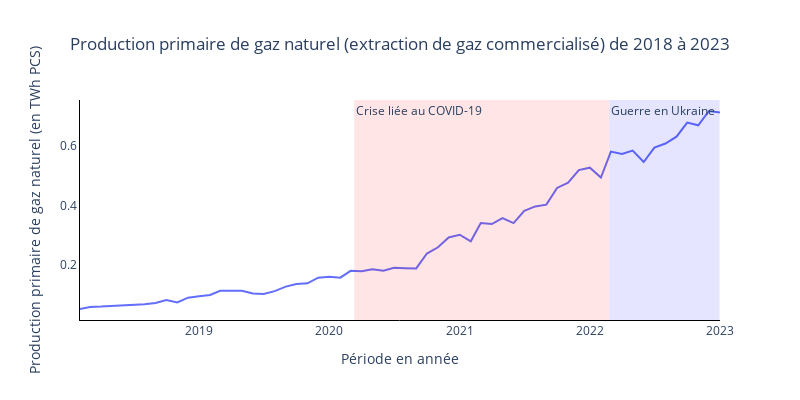

The code cell stored with this chart in its notebook:
### Code cell
md.scatter_plot(df['Période'], df['1. Production primaire de gaz naturel (extraction de gaz commercialisé) (en TWh PCS)'], 'Production primaire de gaz naturel (extraction de gaz commercialisé) (en TWh PCS)', 'Production primaire de gaz naturel (extraction de gaz commercialisé) de 2018 à 2023', 'Période en année', 'Production primaire de gaz naturel (en TWh PCS)')

### Figure 1 — Plotly figure (JSON) as saved in the notebook; plotly's stock layout.template omitted (floating-point values rounded to 4 significant figures)
{"data": [{"name": "Production primaire de gaz naturel (extraction de gaz commercialisé) (en TWh PCS)", "type": "scatter", "x": ["2018-02", "2018-03", "2018-04", "2018-05", "2018-06", "2018-07", "2018-08", "2018-09", "2018-10", "2018-11", "2018-12", "2019-01", "2019-02", "2019-03", "2019-04", "2019-05", "2019-06", "2019-07", "2019-08", "2019-09", "2019-10", "2019-11", "2019-12", "2020-01", "2020-02", "2020-03", "2020-04", "2020-05", "2020-06", "2020-07", "2020-08", "2020-09", "2020-10", "2020-11", "2020-12", "2021-01", "2021-02", "2021-03", "2021-04", "2021-05", "2021-06", "2021-07", "2021-08", "2021-09", "2021-10", "2021-11", "2021-12", "2022-01", "2022-02", "2022-03", "2022-04", "2022-05", "2022-06", "2022-07", "2022-08", "2022-09", "2022-10", "2022-11", "2022-12", "2023-01"], "y": [0.053, 0.06, 0.061, 0.063, 0.065, 0.065, 0.069, 0.073, 0.083, 0.075, 0.091, 0.096, 0.1, 0.114, 0.113, 0.114, 0.105, 0.103, 0.113, 0.128, 0.137, 0.139, 0.158, 0.161, 0.158, 0.181, 0.18, 0.186, 0.181, 0.191, 0.19, 0.189, 0.239, 0.26, 0.293, 0.302, 0.28, 0.341, 0.338, 0.358, 0.341, 0.382, 0.397, 0.403, 0.459, 0.477, 0.519, 0.527, 0.494, 0.581, 0.573, 0.584, 0.546, 0.594, 0.608, 0.631, 0.678, 0.669, 0.717, 0.712]}], "layout": {"annotations": [{"showarrow": false, "text": "Crise liée au COVID-19", "x": "2020-03-11", "xanchor": "left", "xref": "x", "y": 1, "yanchor": "top", "yref": "y domain"}, {"showarrow": false, "text": "Guerre en Ukraine", "x": "2022-02-24", "xanchor": "left", "xref": "x", "y": 1, "yanchor": "top", "yref": "y domain"}], "height": 400, "legend": {"title": {"text": "Légende :"}}, "shapes": [{"fillcolor": "red", "line": {"width": 0}, "opacity": 0.1, "type": "rect", "x0": "2020-03-11", "x1": "2022-02-24", "xref": "x", "y0": 0, "y1": 1, "yref": "y domain"}, {"fillcolor": "blue", "line": {"width": 0}, "opacity": 0.1, "type": "rect", "x0": "2022-02-24", "x1": "2022-12-31", "xref": "x", "y0": 0, "y1": 1, "yref": "y domain"}], "title": {"text": "Production primaire de gaz naturel (extraction de gaz commercialisé) de 2018 à 2023", "x": 0.5}, "width": 800, "xaxis": {"linecolor": "#000000", "showgrid": false, "showline": true, "title": {"text": "Période en année"}}, "yaxis": {"linecolor": "#000000", "showgrid": false, "showline": true, "title": {"text": "Production primaire de gaz naturel (en TWh PCS)"}}}}
